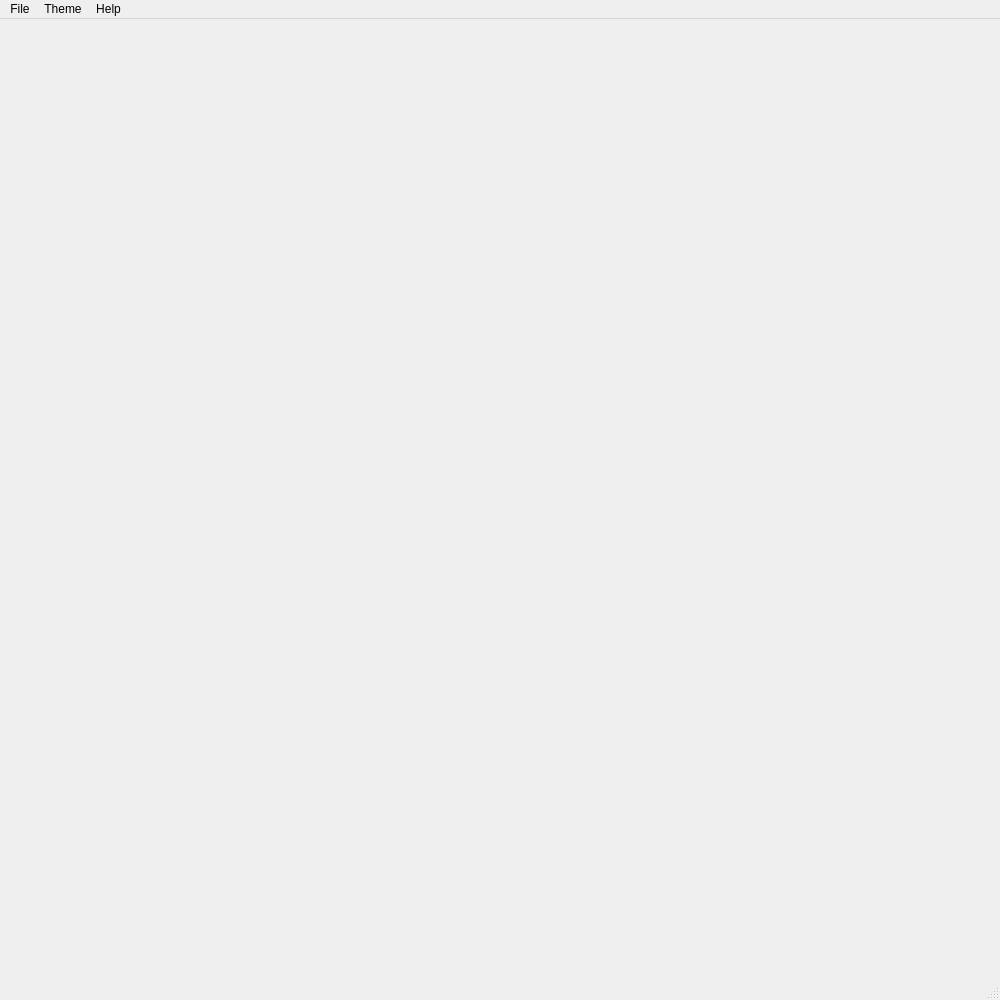
<?xml version="1.0" encoding="UTF-8"?>
<ui version="4.0">
 <class>Board</class>
 <widget class="QMainWindow" name="Board">
  <property name="geometry">
   <rect>
    <x>0</x>
    <y>0</y>
    <width>1000</width>
    <height>1000</height>
   </rect>
  </property>
  <property name="windowTitle">
   <string>MainWindow</string>
  </property>
  <widget class="QWidget" name="centralwidget"/>
  <widget class="QMenuBar" name="menubar">
   <property name="geometry">
    <rect>
     <x>0</x>
     <y>0</y>
     <width>1000</width>
     <height>31</height>
    </rect>
   </property>
   <widget class="QMenu" name="menuFile">
    <property name="title">
     <string>File</string>
    </property>
    <addaction name="actionNew_Game"/>
    <addaction name="actionExit"/>
   </widget>
   <widget class="QMenu" name="menuTheme">
    <property name="title">
     <string>Theme</string>
    </property>
    <addaction name="actionDefault"/>
    <addaction name="actionWood"/>
    <addaction name="actionGreen"/>
   </widget>
   <widget class="QMenu" name="menuHelp">
    <property name="title">
     <string>Help</string>
    </property>
    <addaction name="actionAbout"/>
   </widget>
   <addaction name="menuFile"/>
   <addaction name="menuTheme"/>
   <addaction name="menuHelp"/>
  </widget>
  <widget class="QStatusBar" name="statusbar"/>
  <action name="actionNew_Game">
   <property name="text">
    <string>New Game</string>
   </property>
  </action>
  <action name="actionExit">
   <property name="text">
    <string>Exit</string>
   </property>
  </action>
  <action name="actionDefault">
   <property name="text">
    <string>Default</string>
   </property>
  </action>
  <action name="actionWood">
   <property name="text">
    <string>Wood</string>
   </property>
  </action>
  <action name="actionAbout">
   <property name="text">
    <string>About</string>
   </property>
  </action>
  <action name="actionGreen">
   <property name="text">
    <string>Green</string>
   </property>
  </action>
 </widget>
 <resources/>
 <connections/>
</ui>
